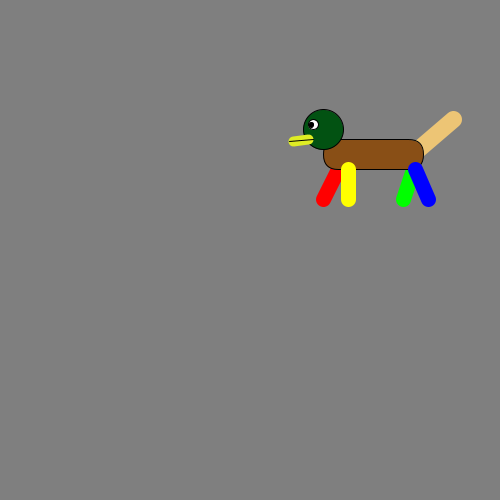
Frame 1 (no input)
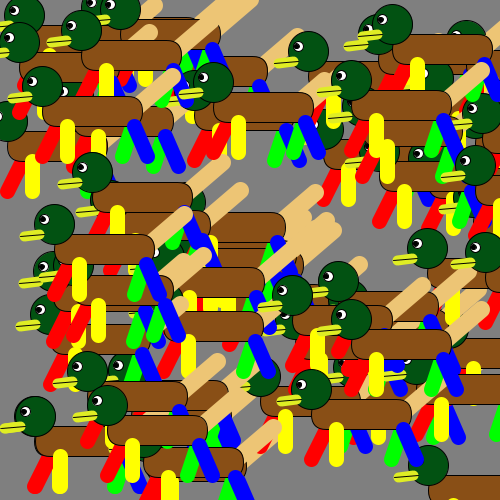
Frame 60 (the mouse pressed at the canvas centre just before this capture)
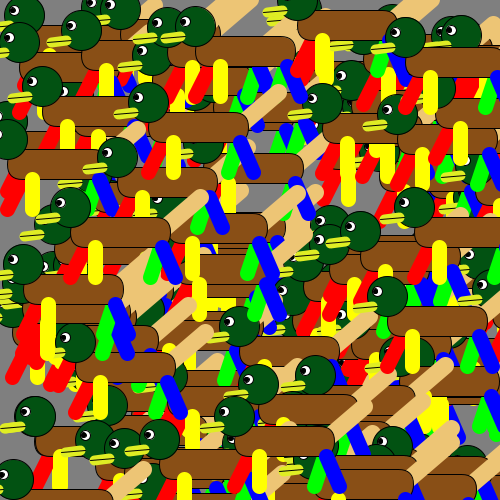
Frame 120 (the mouse held since frame 60 and released just before this capture)

The Processing sketch that drew these frames (run headless with seeded random() and noise(); from frame 60 on, the mouse is pressed at the canvas centre):

// Processing sketch: Lots_and_Lots_of_Phillips
// ── Lots_and_Lots_of_Phillips.pde
float x;
float y;

void setup () {
 size(500,500);
 frameRate(15);
 background(127);
}

void draw () {
  x = random(width);
  y = random(height);

//background



//BEHIND LEGS
stroke(255, 0, 0);
strokeWeight(15);
line(x, y + 70, x + 15, y + 40);

stroke(0, 255, 0);
line(x + 80, y + 70, x + 90, y + 40);


//tail
stroke(237, 197, 117);
strokeWeight(17);
line(x + 95, y + 20, x + 130, y - 10);


//body
stroke(0);
strokeWeight(1);
fill(137, 79, 22);
rect(x, y + 10, 100, 30, 200);


//FOREFACING LEGS
stroke(255, 255, 0);
strokeWeight(15);
line(x + 25, y + 40, x + 25, y + 70);

stroke(0, 0, 255);
strokeWeight(15);
line(x + 92, y + 40, x + 105, y + 70);

//head
strokeWeight(1);
stroke(0);
fill(2, 82, 18);
ellipse(x, y, 40, 40);
//eyes
fill(255);
ellipse(x - 10, y - 5, 10, 10);
stroke(209, 201, 57);

stroke(0);
fill(0);
ellipse(x - 12, y - 5, 5, 5);


//bill
stroke(223,237,36);
strokeWeight(10);
line(x - 30, y + 12, x - 15, y + 10);

stroke(0);
strokeWeight(1);
line(x - 34, y + 12, x - 10, y + 10);
}
